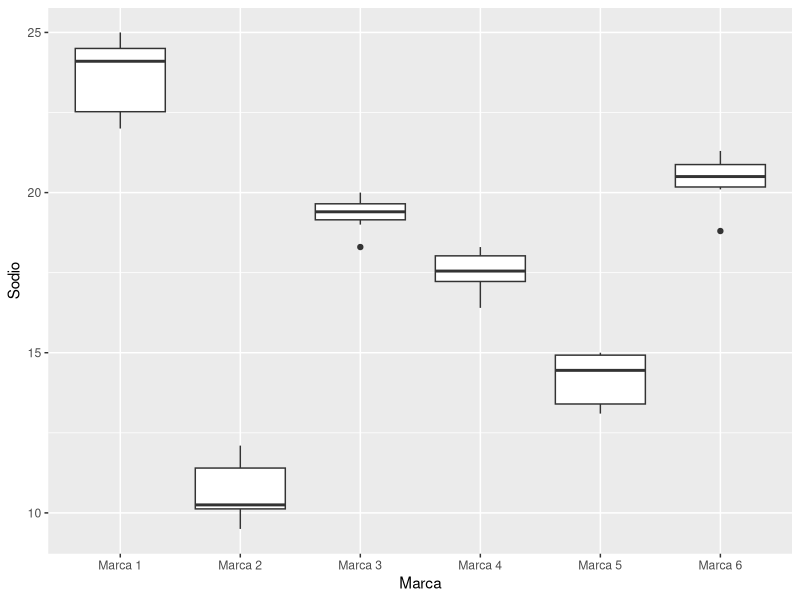

Generate this figure with R:
## ---- chunk 1
library(readxl)   #Para leer los archivos de excel
library(psych)    #Para calcular las estadísticas por grupo
library(ggplot2)  #Para graficar
## ---- chunk 2
Cerveza = read_excel("cerveza.xls")
names(Cerveza) = c("Sodio", "Marca", "Promedio_Marca", "Res.med")
## ---- chunk 3
ggplot(data = Cerveza, aes(x = Marca, y = Sodio)) + geom_boxplot()
## ---- chunk 4
describeBy(Cerveza$Sodio, group = Cerveza$Marca, mat = T)[,c("group1", "mean", "sd")]
## ---- chunk 5
Datos = c(3.3, 4.6, 6.7, 6.3, 4.4, 4.5, 5.8, 6.0, 4.9, 5.0, 5.0, 6.7, 4.9, 4.0, 4.8, 5.5, 3.9, 4.5, 5.3, 6.6, 4.2, 5.2, 6.2, 6.1, 4.7, 4.9, 5.0, 5.3, 5.1, 5.5, 6.4, 6.5, 4.6, 4.8, 5.9, 6.3, 4.5, 5.3, 5.4, 6.8)
Datos = matrix(Datos, ncol = 4, byrow = T )
colnames(Datos) = c("S1", "S2", "S3", "S4")
Datos
## ---- chunk 6
Datos = matrix(c(2.50, 0.13, 2.82, 0.20, 3.20, 0.17), ncol = 2, byrow = T)
colnames(Datos) = c("Media", "Desviación")
rownames(Datos) = c("Placebo", "Aspirina", "Droga")
Datos
## ---- chunk 7
Tabla = matrix(c(0, 3, 2, 3, 4, 2, 2, 3, 1, 1, 1, 4, 3, 0, 2, 3, 4, 5, 2, 3, 4, 5, 4, 2, 3, 4, 1, 5, 3, 0), nrow = 3, byrow = T)
rownames(Tabla) = c("Placebo", "Aspirina", "Droga")
Tabla
## ---- chunk 8
Datos = matrix(c(25, 121, 81, 25, 36, 36, 81, 25, 36, 36, 36, 36, 25, 64, 9, 25, 36, 36, 25, 36, 16, 81, 36, 25, 25, 49, 9, 25, 36, 25, 49, 25, 49, 64, 169, 25, 36, 49, 1, 25, 25, 121, 81, 25), ncol = 4, byrow = T)
colnames(Datos) = c("Grupo A", "Grupo B", "Grupo C", "Grupo D")
Datos
## ---- chunk 9
Datos = matrix(c(84.99, 84.02, 84.38, 85.15, 85.13, 84.88, 84.72, 84.48, 85.16, 84.2, 84.1, 84.55), nrow = 4, byrow = T)
rownames(Datos) = c("Analista 1", "Analista 2", "Analista 3", "Analista 4")
colnames(Datos) = c("Muestra_1", "Muestra_2", "Muestra_3")
Datos
